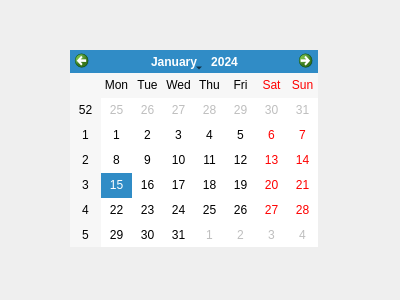
<?xml version="1.0" encoding="UTF-8"?>
<ui version="4.0">
 <class>Form</class>
 <widget class="QWidget" name="Form">
  <property name="geometry">
   <rect>
    <x>0</x>
    <y>0</y>
    <width>400</width>
    <height>300</height>
   </rect>
  </property>
  <property name="windowTitle">
   <string>Form</string>
  </property>
  <widget class="QCalendarWidget" name="calendarWidget">
   <property name="geometry">
    <rect>
     <x>70</x>
     <y>50</y>
     <width>248</width>
     <height>197</height>
    </rect>
   </property>
  </widget>
 </widget>
 <resources/>
 <connections/>
</ui>
